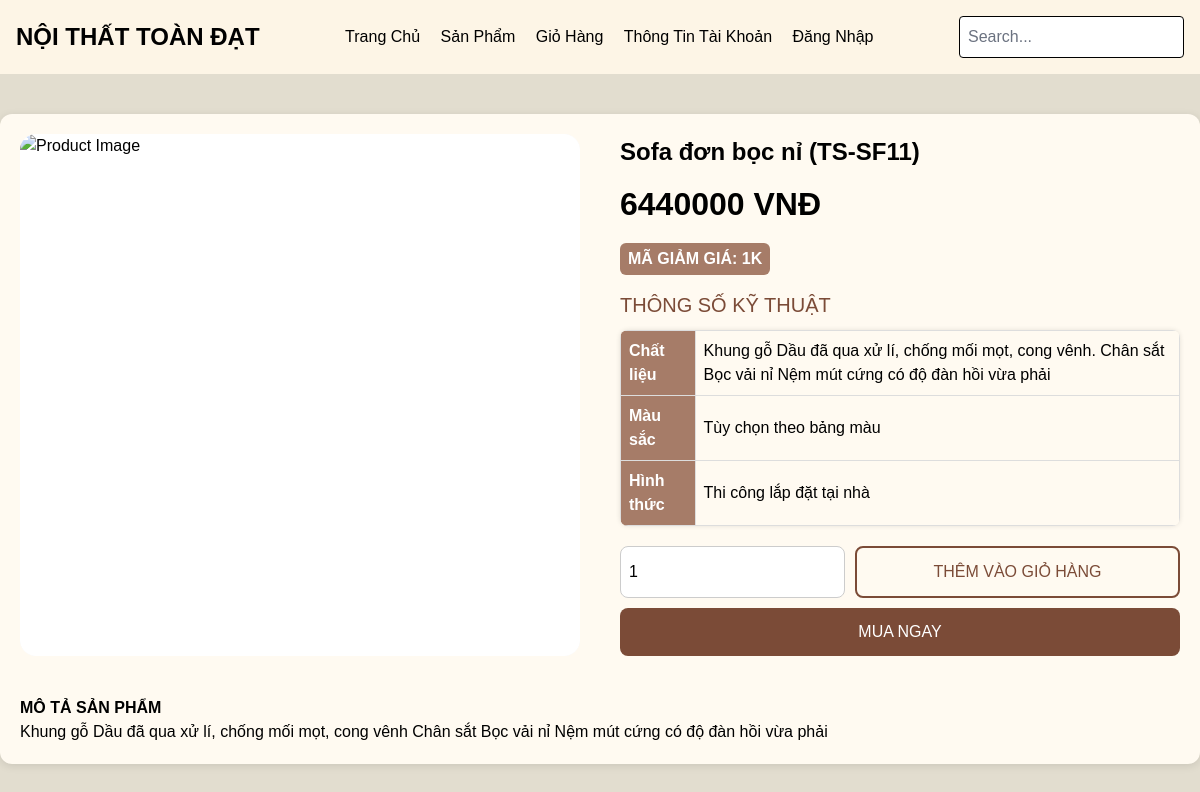
The page /chitietsp.php?id=sp02 on the database its author committed.
### tables this page shows
CREATE TABLE `sanpham` (
  `masp` varchar(10) NOT NULL,
  `tensp` longtext NOT NULL,
  `maloai` varchar(10) NOT NULL,
  `chatlieu` longtext NOT NULL,
  `mau` longtext NOT NULL,
  `hinhthuc` longtext NOT NULL,
  `mota` longtext NOT NULL,
  `gia` varchar(50) NOT NULL,
  `anh` longtext NOT NULL
);

### chitietsp.php (the view, shortened to what this page needs)
<?php include"head.php" ?>
<?php
$msp = isset($_GET['id']) ? $_GET['id'] : '';
$server = 'localhost';
$user = 'root';
$pass = '';
$database = 'webnoithat';
$conn = new mysqli($server, $user, $pass, $database);
$conn->set_charset("utf8");
$sql = "SELECT tensp, gia, chatlieu, mau, hinhthuc, mota, anh FROM sanpham WHERE masp = ?";
$stmt = $conn->prepare($sql);
$stmt->bind_param("s", $msp);
$stmt->execute();
$result = $stmt->get_result();
$product = $result->fetch_assoc();
?>
<!DOCTYPE html>
<html lang="vi">
<head>
</head>
<body>
    <div class="container">
        <div class="product-container">
            <div class="product-image">
                <img src="<?php echo htmlspecialchars($product['anh'] ?? 'images/fallback.jpg'); ?>" alt="Product Image" loading="lazy" />
            </div>
            <div class="product-info">
                <h1 class="product-title"><?php echo htmlspecialchars($product['tensp'] ?? 'Sản phẩm không tồn tại'); ?></h1>
                <div class="product-price"><?php echo htmlspecialchars($product['gia'] ?? '0'); ?> VNĐ</div>
                <div class="discount">MÃ GIẢM GIÁ: 1K</div>
                <div class="specifications">
                    <h3>THÔNG SỐ KỸ THUẬT</h3>
                    <table>
                        <tr>
                            <th>Chất liệu</th>
                            <td><?php echo htmlspecialchars($product['chatlieu'] ?? 'N/A'); ?></td>
                        </tr>
                        <tr>
                            <th>Màu sắc</th>
                            <td><?php echo htmlspecialchars($product['mau'] ?? 'N/A'); ?></td>
                        </tr>
                        <tr>
                            <th>Hình thức</th>
                            <td><?php echo htmlspecialchars($product['hinhthuc'] ?? 'N/A'); ?></td>
                        </tr>
                    </table>
                </div>
                <form method="post" class="action-group">
                    <div class="quantity-cart-group flex gap-2">
                        <input type="number" class="quantity-input border border-gray-300 p-2 rounded" name="quantity-input" value="1" min="1">
                        <button type="submit" name="add_to_cart" class="add-to-cart border border-primary text-primary hover:bg-primary hover:text-white p-2 rounded">THÊM VÀO GIỎ HÀNG</button>
                    </div>
                    <button type="submit" name="buy_now" class="buy-now bg-primary text-white hover:bg-primary-light p-2 rounded w-full">MUA NGAY</button>
                </form>
            </div>
        </div>
        <section class="description">
            <h2>MÔ TẢ SẢN PHẨM</h2>
            <p>
                <?php echo htmlspecialchars($product['mota'] ?? 'Không có mô tả'); ?>
            </p>
        </section>
    </div>
</body>
</html>

### head.php (style rules this page uses)
:root { --background: #fff; --foreground: #222; --primary: #22223b; --primary-foreground: #fff; --secondary: #CD853F; }
body { font-family: 'Segoe UI', Arial, sans-serif; }

### chitietsp.php (style rules this page uses)
* { margin: 0; padding: 0; box-sizing: border-box; font-family: Arial, sans-serif; }
:root { --primary-color: #7B4B37; --primary-color-light: #A67C68; --background-color: #e2ddcf; }
body { background-color: var(--background-color); }
.container { max-width: 1200px; margin: 40px auto; margin-bottom: 40px; padding: 20px; background-color: #fffaf1; border-radius: 12px; box-shadow: 0 2px 8px rgba(0,0,0,0.1); }
.product-container { display: flex; gap: 40px; flex-wrap: wrap; }
.product-image { flex: 1; aspect-ratio: 4 / 3; background: #f5f5f5; display: flex; align-items: center; justify-content: center; border-radius: 16px; overflow: hidden; position: relative; }
.product-image img { width: 100%; height: 100%; object-fit: cover; object-position: center; display: block; transition: opacity 0.3s ease; background: #fff; }
.product-info { flex: 1; }
.product-title { font-size: 24px; margin-bottom: 10px; color: #000; font-weight: bold; }
.product-price { color: #000; font-size: 32px; font-weight: bold; margin-bottom: 15px; }
.discount { background-color: var(--primary-color-light); color: white; display: inline-block; padding: 4px 8px; border-radius: 6px; margin-bottom: 15px; font-weight: bold; }
.specifications { margin-bottom: 15px; }
.specifications h3 { font-size: 20px; margin-bottom: 10px; color: var(--primary-color); }
.specifications table { width: 100%; border-collapse: collapse; border-radius: 8px; overflow: hidden; box-shadow: 0 0 5px rgba(0,0,0,0.1); }
.specifications th, .specifications td { border: 1px solid #ddd; padding: 8px; text-align: left; }
.specifications th { background-color: var(--primary-color-light); color: white; }
.action-group { display: flex; flex-direction: column; gap: 10px; margin-top: 20px; }
.quantity-cart-group { display: flex; gap: 10px; }
.quantity-input { padding: 8px; border-radius: 8px; border: 1px solid #ccc; flex: 1; }
.add-to-cart { background: none; border: 2px solid var(--primary-color); color: var(--primary-color); padding: 12px; font-size: 16px; cursor: pointer; flex: 2; text-align: center; border-radius: 8px; }
.buy-now { background: var(--primary-color); border: none; color: #fff; padding: 12px; font-size: 16px; cursor: வேறு; width: 100%; text-align: center; border-radius: 8px; }
.description { margin-top: 40px; }
.description h2 { margin-bottom: 20px பயனர்; color: #000; font-weight: bold; }
.description p { color: #000; font-weight: normal; }

### rows shown on the page
sanpham: tensp "Sofa đơn bọc nỉ (TS-SF11)", gia "6440000", chatlieu "Khung gỗ Dầu đã qua xử lí, chống mối mọt, cong vênh. Chân sắt Bọc vải nỉ Nệm mút cứng có độ đàn hồi vừa phải", mau "Tùy chọn theo bảng màu", hinhthuc "Thi công lắp đặt tại nhà", mota "Khung gỗ Dầu đã qua xử lí, chống mối mọt, cong vênh Chân sắt Bọc vải nỉ Nệm mút cứng có độ đàn hồi vừa phải"

### other values the page prints
$giohang_text "Giỏ Hàng"
$thongtin_text "Thông Tin Tài Khoản"
$cuoi_text "Đăng Nhập"
